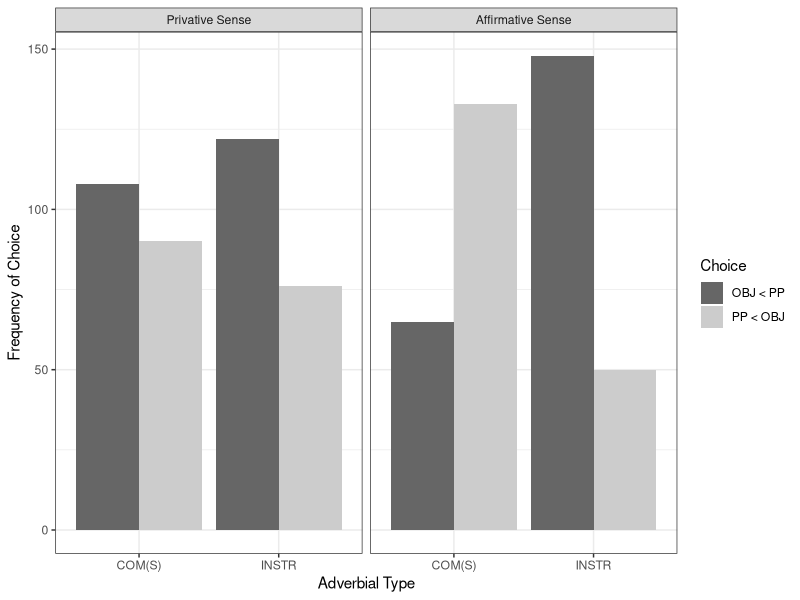
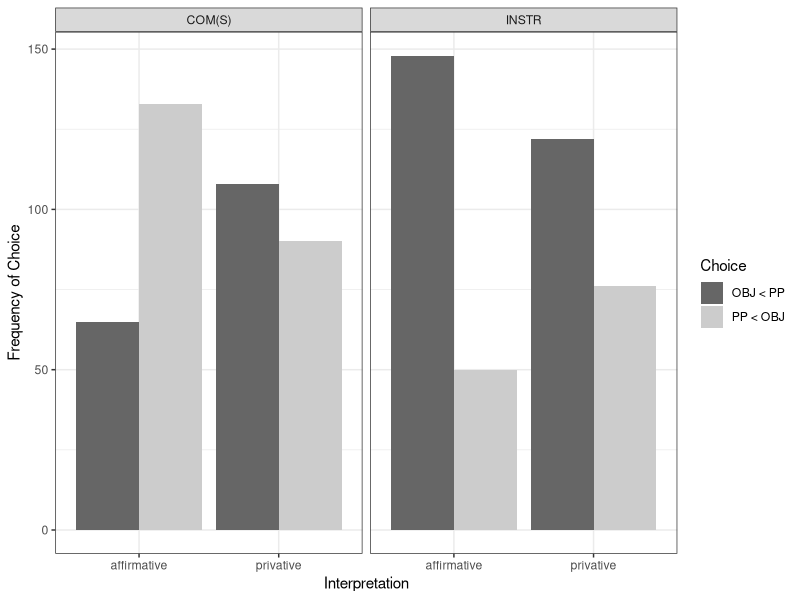
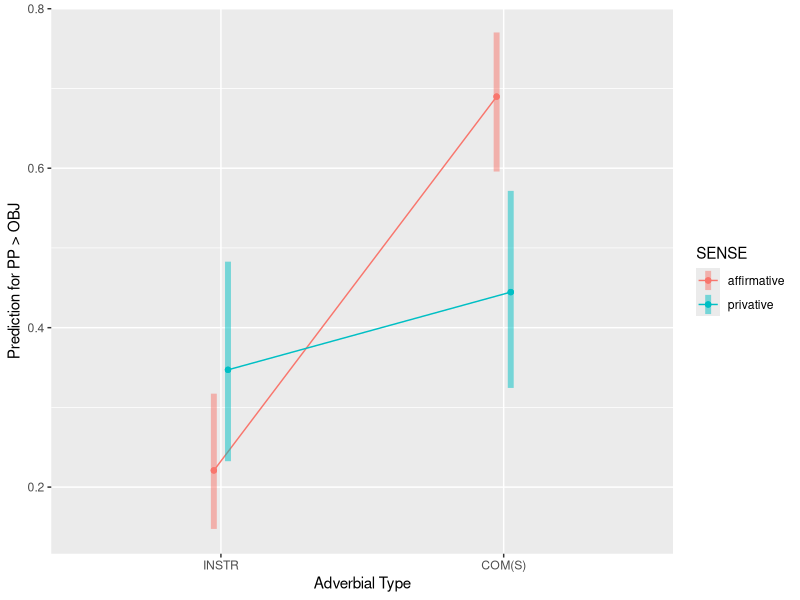
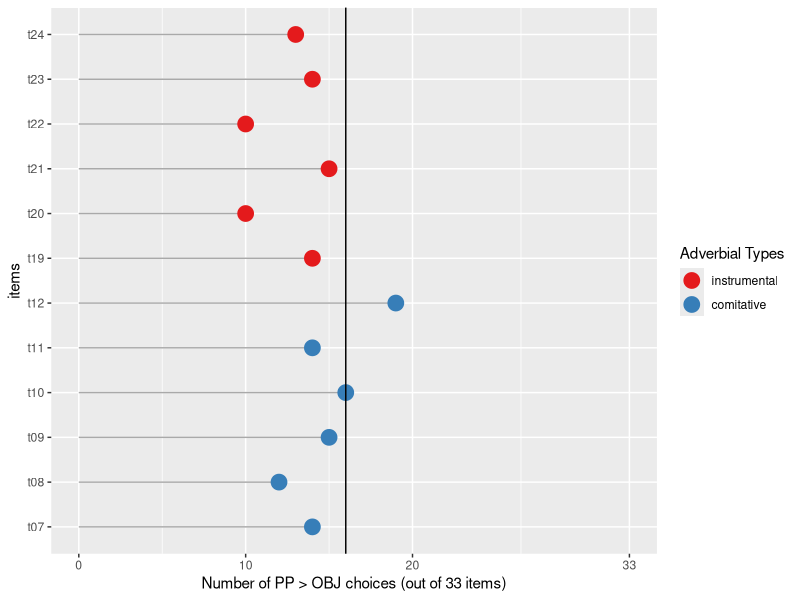
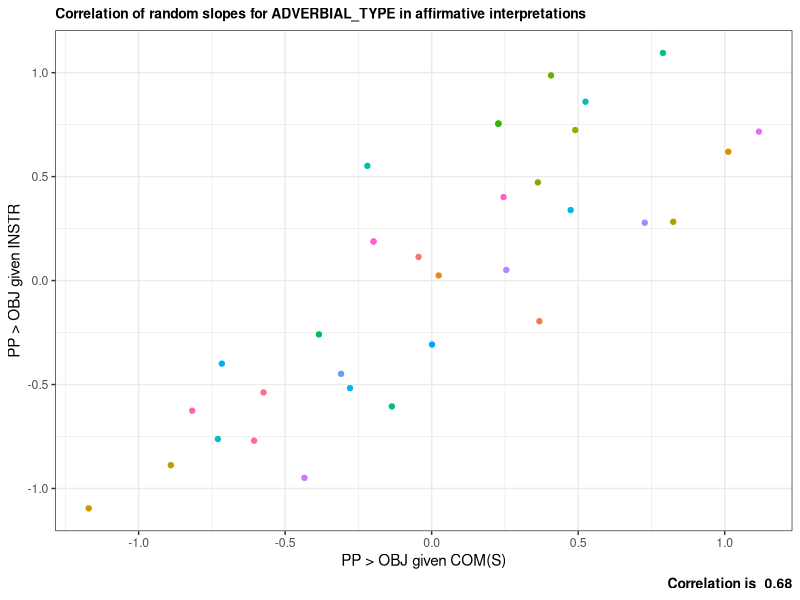
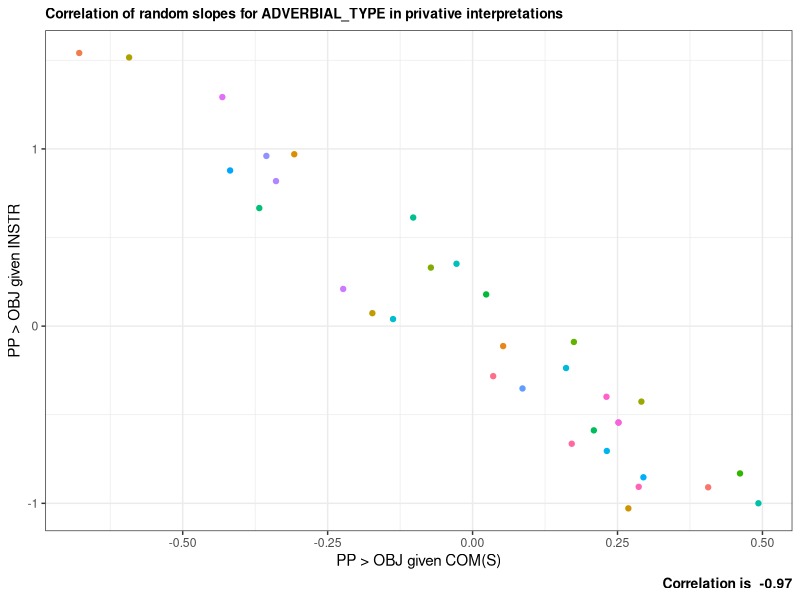
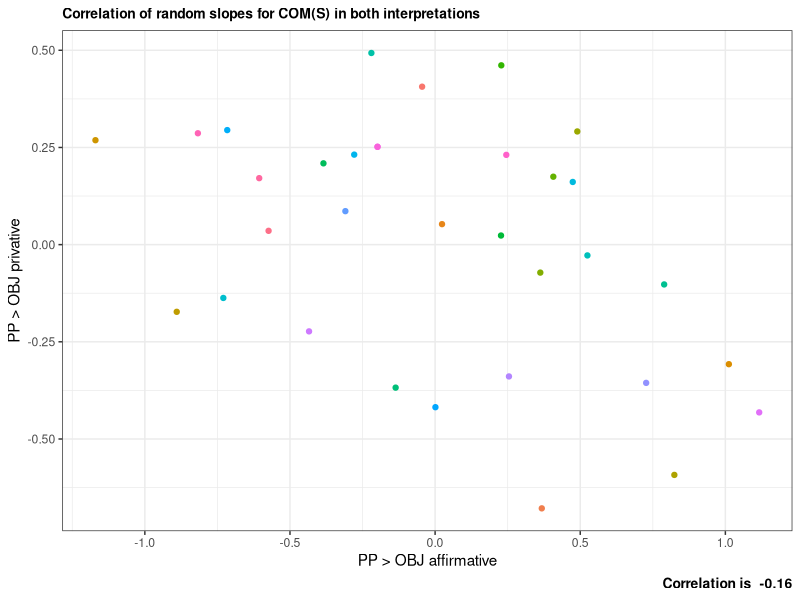
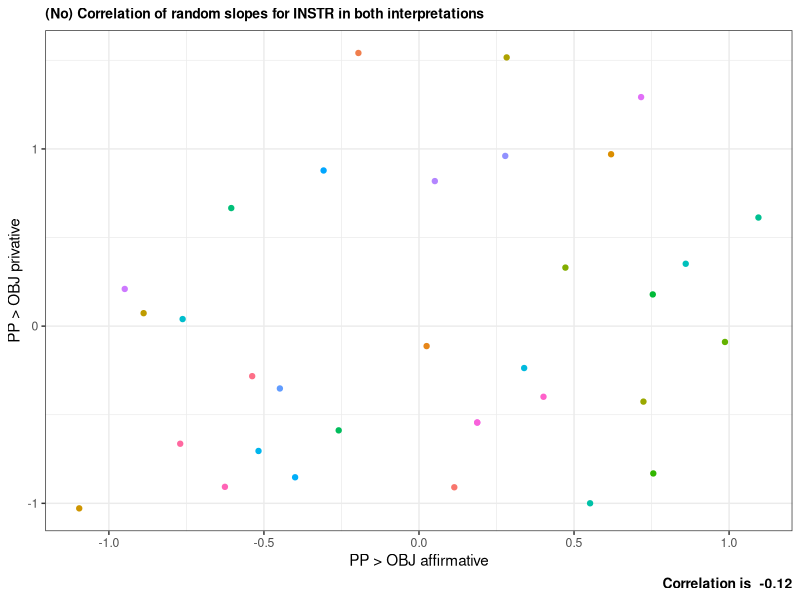

These charts were generated, in order, by the following R code:
## ---- chunk 1
library(lme4)
library(tidyverse)
library(emmeans)
library(kableExtra)

show(version)
## ---- chunk 2
test_items <- 
  read.csv("../Data/stimuli_test_basic.csv", fileEncoding = "UTF-8", stringsAsFactors = TRUE) %>%
  select(ENCODING, OPTION_0_ITEM, OPTION_1_ITEM)

colnames(test_items) <- c("Test Item Pair", "PP > OBJ", "OBJ > PP")

kbl(test_items) %>% kable_styling()

## ---- chunk 3

data <-
  read.csv("../Data/ForcedChoice_test.csv", fileEncoding = "UTF-8") %>%
  mutate(ANSWER = factor(ANSWER),
         SENSE = factor(ifelse(INTEGRATION == "yes", "affirmative", "privative")),
         ADVERBIAL_TYPE = factor(ADVERBIAL_TYPE),
         subjects = factor(workerId),
         items = factor(ENCODING))


summary(data)
## ---- chunk 4

int.labels <- c("Privative Sense", "Affirmative Sense")
names(int.labels) <- c("privative", "affirmative")

summary <- 
  data %>%
  group_by(ADVERBIAL_TYPE, SENSE, ANSWER) %>%
  summarise(count = n()) %>%
  as.data.frame()

summary$SENSE <- relevel(summary$SENSE, ref = "privative")

ggplot(summary, aes(x = ADVERBIAL_TYPE, y = count, fill = ANSWER)) +
  geom_bar(stat = "identity", position = "dodge") +
  labs(x = "Adverbial Type", y = "Frequency of Choice") + 
  facet_wrap(~SENSE, labeller = labeller(SENSE = int.labels)) +
  scale_fill_manual(name = "Choice", values = c("grey40", "grey80"),
                    labels = c("OBJ < PP", "PP < OBJ")) +
  theme_bw()

ggsave("../Figures/emp_dist_exp_1.pdf")

summary.wide <-
  summary %>%
  spread(key = ANSWER, value = count)

summary.wide

## ---- chunk 5

adv.labels <- c("COM(S)", "INSTR")
names(adv.labels) <- c("COM(S)", "INSTR")

summary$SENSE <- relevel(summary$SENSE, ref = "affirmative") ## have to switch back

ggplot(summary, aes(x = SENSE, y = count, fill = ANSWER)) +
  geom_bar(stat = "identity", position = "dodge") +
  labs(x = "Interpretation", y = "Frequency of Choice") + 
  facet_wrap(~ADVERBIAL_TYPE, labeller = labeller(ADVERBIAL_TYPE = adv.labels)) +
  scale_fill_manual(name = "Choice", values = c("grey40", "grey80"),
                    labels = c("OBJ < PP", "PP < OBJ")) +
  theme_bw()

ggsave("../Figures/emp_dist_exp_1_alt.pdf")


## ---- chunk 6

data$SENSE <-
  relevel(data$SENSE, ref = "affirmative")
data$ADVERBIAL_TYPE <-
  relevel(data$ADVERBIAL_TYPE, ref = "INSTR")

model <-
  glmer(formula = ANSWER ~ ADVERBIAL_TYPE * SENSE + 
          (0 + ADVERBIAL_TYPE * SENSE | subjects) + (1 | items), 
        data = data, family = binomial())

start <-
  getME(model, c("theta", "fixef"))

model <- 
  update(model, start = start,
         control=glmerControl(optCtrl=list(maxfun=2e4)))


options(width = 300)
print(summary(model), corr = FALSE)
## ---- chunk 7

predictions <- 
  emmeans(model, pairwise~ADVERBIAL_TYPE * SENSE, 
          type = "response") 

predictions$emmeans

## also response useful, now switched to predictor for effects
## if lp is used, y = emmean, if response is used y = prob

emmip(model, SENSE ~ ADVERBIAL_TYPE, type = "response", CIs = TRUE, 
      xlab = "Adverbial Type", ylab = "Prediction for PP > OBJ")

ggsave("../Figures/EXP_1.preds.pdf")


## ---- chunk 8

privative.sum <- 
  data %>%
  filter(items %in% c("t07", "t08", "t09", "t10", "t11", "t12", 
                      "t19", "t20", "t21", "t22", "t23", "t24")) %>%
  group_by(items, ADVERBIAL_TYPE, ANSWER) %>%
  summarize(Count = n()) %>%
  filter(ANSWER == "PP>OBJ") %>%
  as.data.frame()

ggplot(privative.sum, aes(x = Count, y = items, color = ADVERBIAL_TYPE)) +
  geom_segment(aes(x = 0, xend = Count, yend = items), color="darkgrey") +
  geom_point(size=5) +
  scale_color_brewer(name = "Adverbial Types", labels = c("instrumental", "comitative"), 
                     palette = "Set1") +
  scale_x_continuous(breaks = c(0, 10, 20, 33), limits = c(0, 33)) +
  geom_vline(xintercept = 16) +
  labs(x = "Number of PP > OBJ choices (out of 33 items)")

ggsave("../Figures/EXP_1.choices.pdf")

## ---- chunk 9

ranef.df <- data.frame(ranef(model)$subjects)
ranef.df$participants <- rownames(ranef.df)
colnames(ranef.df)[1:4] <- c("INSTR_aff", "COMS_aff", "INSTR_priv", "COMS_priv")

# ranef.df <- ranef.df %>%
#  mutate(INSTR_aff = INSTR_aff + model@beta[1]) %>%
#  mutate(COMS_aff = COMS_aff + model@beta[2]) %>%
#  mutate(INSTR_priv = INSTR_priv + model@beta[3]) %>%
#  mutate(COMS_priv = COMS_priv + model@beta[4]) %>%
#  arrange(COMS_aff)

ranef.df <- ranef.df %>%
  arrange(COMS_aff)

## ---- chunk 10

cor_vals <- data.frame(VarCorr(model)) 

ggplot(ranef.df, aes(y = INSTR_aff, x = COMS_aff)) +
  geom_point(aes(color = participants), show.legend = FALSE) +
  labs(y = "PP > OBJ given INSTR", 
       x = "PP > OBJ given COM(S)", 
       subtitle = "Correlation of random slopes for ADVERBIAL_TYPE in affirmative interpretations",
       caption = paste("Correlation is ", round(cor_vals$sdcor[5], 2))) +
  theme_bw() +
  theme(plot.caption = element_text(face = "bold", size = 10),
        plot.subtitle = element_text(face = "bold", size = 10))

ggsave("../Figures/EXP_1.INSTR_COM_S_aff.pdf")
  

## ---- chunk 11

ggplot(ranef.df, aes(y = INSTR_priv, x = COMS_priv)) +
  geom_point(aes(color = participants), show.legend = FALSE) +
  labs(y = "PP > OBJ given INSTR", 
       x = "PP > OBJ given COM(S)", 
       subtitle = "Correlation of random slopes for ADVERBIAL_TYPE in privative interpretations",
       caption = paste("Correlation is ", round(cor_vals$sdcor[10], 2))) +
  theme_bw() +
  theme(plot.caption = element_text(face = "bold", size = 10),
        plot.subtitle = element_text(face = "bold", size = 10))

ggsave("../Figures/EXP_1.INSTR_COM_S_priv.pdf")

## ---- chunk 12
ggplot(ranef.df, aes(x = COMS_aff, y = COMS_priv)) +
  geom_point(aes(color = participants), show.legend = FALSE) +
  labs(x = "PP > OBJ affirmative", 
       y = "PP > OBJ privative", 
       subtitle = "Correlation of random slopes for COM(S) in both interpretations",
       caption = paste("Correlation is ", round(cor_vals$sdcor[9], 2))) +
  theme_bw() +
  theme(plot.caption = element_text(face = "bold", size = 10),
        plot.subtitle = element_text(face = "bold", size = 10))

ggsave("../Figures/EXP_1.COM_S_aff_priv.pdf")


## ---- chunk 13
ggplot(ranef.df, aes(x = INSTR_aff, y = INSTR_priv)) +
  geom_point(aes(color = participants), show.legend = FALSE) +
  labs(x = "PP > OBJ affirmative", 
       y = "PP > OBJ privative", 
       subtitle = "(No) Correlation of random slopes for INSTR in both interpretations",
       caption = paste("Correlation is ", round(cor_vals$sdcor[6], 2))) +
  theme_bw() +
  theme(plot.caption = element_text(face = "bold", size = 10),
        plot.subtitle = element_text(face = "bold", size = 10))

ggsave("../Figures/EXP_1.INSTR_aff_priv.pdf")
